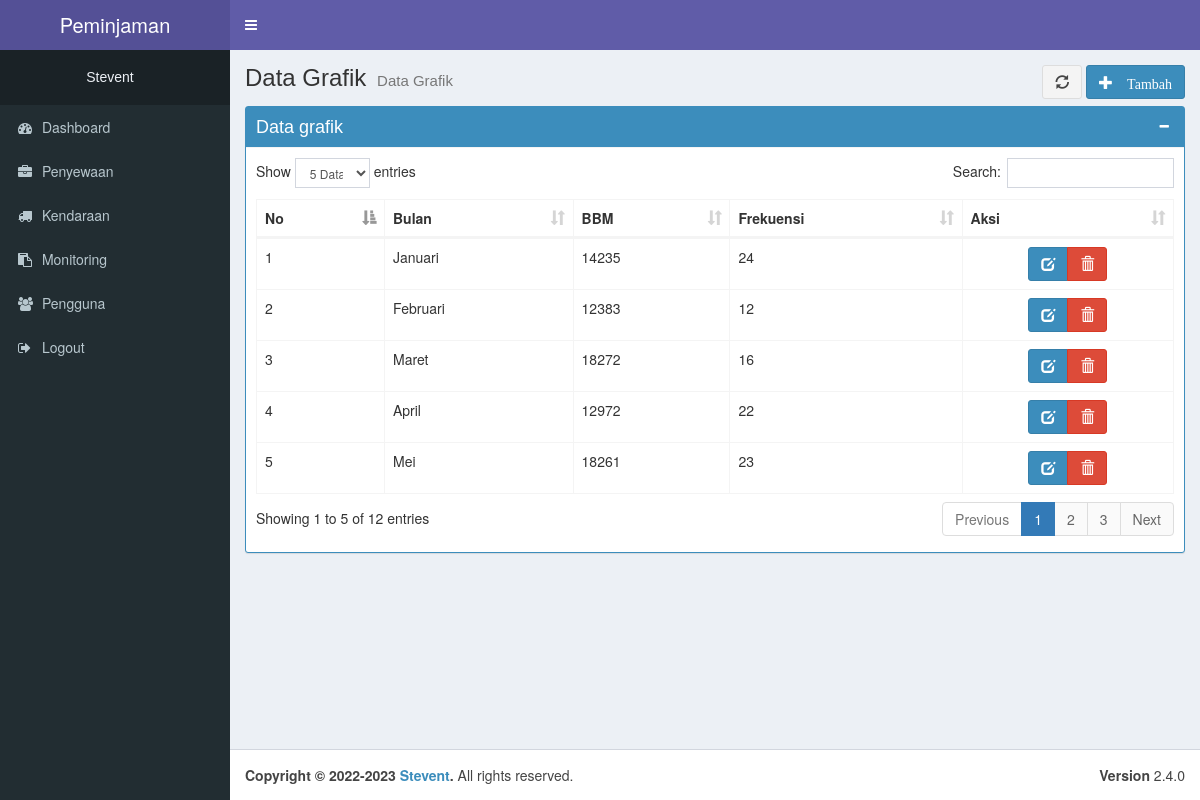
Page /monitor/index.php (signed in) on the committed database.
### tables this page shows
CREATE TABLE `tb_pemakaian` (
  `id` int(11) NOT NULL,
  `bulan` varchar(50) NOT NULL,
  `bbm` int(11) NOT NULL,
  `berapa` varchar(30) NOT NULL
);

### monitor/index.php (the view)
<?php include_once('../_header.php'); ?>
<div class="content-wrapper">
    <section class="content-header">
        <div class="pull-right">
            <button type="button" class="btn btn-default" onclick="window.location.reload();" name="button"> <span class="glyphicon glyphicon-refresh"></span> </button>
            <a href="add.php" class="btn btn-primary"><i class="glyphicon glyphicon-plus"> Tambah</i></a>
        </div>
        <h1>
            Data Grafik
            <small>Data Grafik</small>
        </h1>
    </section>
    <section class="content">
        <div class="row">
            <div class="col-md-12">
                <div class="box box-primary box-solid">
                    <div class="box-header with-border">
                        <h3 class="box-title">Data grafik</h3>
                        <div class="box-tools pull-right">
                            <button type="button" class="btn btn-box-tool" data-widget="collapse"><i class="fa fa-minus"></i>
                            </button>
                        </div>
                    </div>
                    <div class="box-body">
                        <table id="example2" class="table table-bordered">
                            <thead>
                                <tr>
                                    <th>No</th>
                                    <th>Bulan</th>
                                    <th>BBM</th>
                                    <th>Frekuensi</th>
                                    <th>Aksi</th>
                                </tr>
                            </thead>
                            <tbody>
                                <?php
                                $no = 1;
                                $sql_a = mysqli_query($con, "SELECT * FROM tb_pemakaian") or die(mysqli_error($con));
                                if (mysqli_num_rows($sql_a) > 0) {
                                    while ($data = mysqli_fetch_array($sql_a)) { ?>
                                        <tr>
                                            <td><?= $no++ ?></td>
                                            <td><?= $data['bulan'] ?></td>
                                            <td><?= $data['bbm'] ?></td>
                                            <td><?= $data['berapa'] ?></td>
                                            <td class="text-center">
                                                <div class="btn-group">
                                                    <a href="edit.php?id=<?= $data['id'] ?>" class="btn btn-primary"> <i class="glyphicon glyphicon-edit"></i></a>
                                                    <a href="del.php?id=<?= $data['id'] ?>" class="btn btn-danger"> <i class="glyphicon glyphicon-trash"></i></a>
                                                </div>
                                            </td>
                                        </tr>
                                <?php
                                    }
                                } else {
                                    echo "<tr> <td colspan=\"4\" align=\"center\">Data Tidak Ditemukan</td></tr>";
                                }
                                ?>
                            </tbody>
                        </table>
                    </div>
                </div>
            </div>
        </div>
    </section>
</div>
<?php include_once('../_footer.php'); ?>

### _header.php (shortened to what this page needs)
<?php
if (!isset($_SESSION['user'])) {
  header("Location: auth/login.php");
} else {
  $data_nama = $_SESSION["user"];
  $data_level = $_SESSION["level"];
}
?>
<!DOCTYPE html>
<html>
<head>
  <link rel="stylesheet" type="text/css" href="https://maxcdn.bootstrapcdn.com/bootstrap/3.3.7/css/bootstrap.min.css">
  <link rel="stylesheet" href="/sewaa/_assets/css.css">
  <link rel=" stylesheet" href="/sewaa/_assets/bower_components/font-awesome/css/font-awesome.min.css">
  <link rel="stylesheet" href="/sewaa/_assets/bower_components/Ionicons/css/ionicons.min.css">
  <link rel="stylesheet" href="/sewaa/_assets/bower_components/datatables.net-bs/css/dataTables.bootstrap.min.css">
  <link href="https://cdn.datatables.net/v/bs/jszip-2.5.0/dt-1.13.3/b-2.3.5/b-colvis-2.3.5/b-html5-2.3.5/b-print-2.3.5/datatables.min.css" rel="stylesheet" />
  <link rel="stylesheet" href="/sewaa/_assets/dist/css/AdminLTE.min.css">
  <link rel="stylesheet" href="/sewaa/_assets/dist/css/skins/_all-skins.min.css">
</head>
<body class="hold-transition skin-purple sidebar-mini">
  <div class="wrapper">
    <header class="main-header">
      <a href="" class="logo text-decoration-none">
        <span class="logo-lg">Peminjaman</span>
      </a>
      <nav class="navbar navbar-static-top">
        <a href="#" class="sidebar-toggle text-decoration-none" data-toggle="push-menu" role="button">
        </a>
      </nav>
    </header>
    <aside class="main-sidebar">
      <section class="sidebar">
        <ul id="nav" class="sidebar-menu" data-widget="tree">
          <?php
          if ($data_level == "Admin") { ?>
            <li class="header">
              <h5 class="text-center text-white" style="color: #ecf0f5;"><?php echo $data_nama; ?></h5>
            </li>
            <li><a href="../dashboard/index.php" class="text-decoration-none"><i class="fa fa-dashboard"></i> <span>Dashboard</span></a></li>
            <li><a href="../penyewaan/index.php" class="text-decoration-none"><i class="fa fa-briefcase"></i> <span>Penyewaan</span></a></li>
            <li><a href="../kendaraan/index.php" class="text-decoration-none"><i class="fa fa-truck"></i> <span>Kendaraan</span></a></li>
            <li><a href="../monitor/index.php" class="text-decoration-none"><i class="fa fa-clipboard"></i> <span>Monitoring</span></a></li>
            <li><a href="../user/user.php" class="text-decoration-none"><i class="fa fa-users"></i> <span>Pengguna</span></a></li>
            <li><a href="../auth/logout.php" class="text-decoration-none"><i class="fa fa-sign-out"></i> <span>Logout</span></a></li>
          <?php
          } else if ($data_level == "pengguna" && $data_nama != "Tamu") { ?>
            <li class="header">
              <h5 class="text-center text-white" style="color: #ecf0f5;"><?php echo $data_nama; ?></h5>
            </li>
            <li><a href="../dashboard/index.php" class="text-decoration-none"><i class="fa fa-dashboard"></i> <span>Dashboard</span></a></li>
            <li><a href="../persetujuan/index.php" class="text-decoration-none"><i class="fa fa-briefcase"></i> <span>Persetujuan</span></a></li>
            <li><a href="../auth/logout.php" class="text-decoration-none"><i class="fa fa-sign-out"></i> <span>Logout</span></a></li>
          <?php
          }
          ?>
        </ul>
      </section>
    </aside>

### _footer.php (shortened to what this page needs)
<footer class="main-footer">
  <div class="pull-right hidden-xs">
    <b>Version</b> 2.4.0
  </div>
  <strong>Copyright &copy; 2022-2023 <a href="https://www.instagram.com/a.stevents/">Stevent</a>.</strong> All rights
  reserved.
</footer>
</div>
</body>
</html>

### rows in the picture
tb_pemakaian: bulan "Januari", bbm "14235", berapa "24"
tb_pemakaian: bulan "Februari", bbm "12383", berapa "12"
tb_pemakaian: bulan "Maret", bbm "18272", berapa "16"
tb_pemakaian: bulan "April", bbm "12972", berapa "22"
tb_pemakaian: bulan "Mei", bbm "18261", berapa "23"

### other values in the picture
$data_nama "Stevent"
